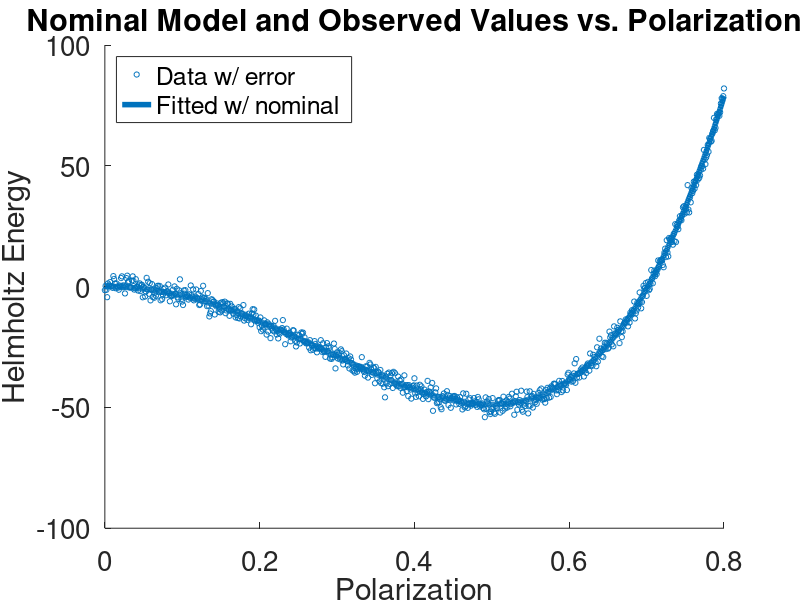

Recreate this plot in MATLAB. (Note: a time limit stopped this script after it produced the figure.)
%Project2 Main
clear; clc; close all
set(0,'defaultLineLineWidth',4,'defaultAxesFontSize',20);

%% Problem 1

%% Problem 2 
n=801;
alpha1=-389.4; alpha11=761.3; alpha111=61.5;
sigma=2.2; %sigma^2=4.84
 % Change for each case
interval2=linspace(0,.8,n);
epsilon=sigma*randn(1,n); 

psi=@(alpha,P) alpha(1)*P.^2+alpha(2)*P.^4+alpha(3)*P.^6;
P=.8; alpha0=[alpha1,alpha11,alpha111];
psifu=@(alpha) (psi(alpha0,P)+sigma*randn)-(alpha1*P.^2+alpha11*P.^4+alpha111*P.^6); 
[ALPHA,VALUE]=fminsearch(psifu,alpha0);

epsilon=sigma*randn(1,n); 
simulation=psi([alpha1 alpha11 alpha111],interval2)+randn(1,n)*sigma; % row vector

Rhat=simulation-psi(ALPHA,interval2);
varhat=(1/(n-3))*(Rhat)*(Rhat)';


figure('Renderer', 'painters', 'Position', [100 100 800 600])
hold on
scatter(interval2,simulation,15)
plot(interval2,psi(alpha0,interval2))
legend('Data w/ error','Fitted w/ nominal','Location','Northwest')
title('Nominal Model and Observed Values vs. Polarization')
xlabel('Polarization');ylabel('Helmholtz Energy')
hold off
saveas(gcf,'Figures/DataNominal.png')

% Part B
% Making design/data matrix
design1=interval2.^2'; design2=interval2.^4'; design3=interval2.^6';
design=[design1 design2 design3];

% Other design matrix using finite differences, for verification
% h=1e-6;
% psi1=(psi([alpha1+h,alpha11,alpha111],interval2)-psi(alpha0,interval2))/h;
% psi11=(psi([alpha1,alpha11+h,alpha111],interval2)-psi(alpha0,interval2))/h;
% psi111=(psi([alpha1,alpha11,alpha111+h],interval2)-psi(alpha0,interval2))/h;
% psidesign=[psi1; psi11; psi111]';
% design=psidesign;

% Solving for theta
thetaOLS=inv(design'*design)*design'*simulation';
psitheta=@(P) thetaOLS(1)*P.^2+thetaOLS(2)*P.^4+thetaOLS(3)*P.^6;
varianceOLS=(1/(n-3))*(simulation'-design*thetaOLS)'*(simulation'-design*thetaOLS);

% Formulating CI, not necessary but interesting
xtxinv=inv(design'*design);
confidence2=zeros(3,2);

for i=1:3
    t1=thetaOLS(i);
    t2=tcdf(.975,158)*sigma*sqrt(xtxinv(i,i));
    confidence2(i,:)=[t1-t2,t1+t2];
end

psilower=@(P) confidence2(1,1)*P.^2+confidence2(2,1)*P.^4+confidence2(3,1)*P.^6+epsilon;
psiupper=@(P) confidence2(1,2)*P.^2+confidence2(2,2)*P.^4+confidence2(3,2)*P.^6+epsilon;

% Plotting
figure('Renderer', 'painters', 'Position', [100 100 1050 550])
subplot(1,2,1)
hold on
scatter(interval2,simulation)
plot(interval2,psitheta(interval2))
legend('Observed Data','Fitted Model','Location','Northwest')
xlabel('Polarization');ylabel('Helmholtz Energy')
axis([0 .8 -inf inf])
hold off

subplot(1,2,2)
hold on
scatter(interval2,simulation-psitheta(interval2),'filled')
plot(interval2, ones(1,n)*-2*sqrt(varianceOLS),'r')
plot(interval2, ones(1,n)*2*sqrt(varianceOLS),'r')
axis([0 .8 -inf inf])
legend({'Residuals','2$\sigma$'},'Interpreter','Latex')
hold off
saveas(gcf,'Figures/FittedandResiduals.png')

%% Problem 3

%modelType='Generic SIR';

fid=fopen('TexOutputs.txt','wt');
%Load SIR data
for imodelType={'Generic SIR', 'Influenza'}
    modelType=imodelType{1};
    if strcmpi(modelType,'Generic SIR')
        D=load('SIR.txt');
        data.x=D(:,1);
        data.y=D(:,2);
        clear('D')
        inits=[1000-127.1233; 127.1233; 0];
        problem.x0 = [0.02; .15; .6];
        problem.lb=[0 0 0];
        %problem.ub=[100; 100; 100];
    elseif strcmpi(modelType,'Influenza')
        data.x=(0:13)';
        data.y=[3 6 25 73 222 294 258 237 191 125 69 27 11 4]';
        inits=[760; 3; 0];
        problem.x0 = [.002; 1e-5; .495];
        problem.lb=[0 0 0];
        %problem.ub=[1; 1e-5; 1];
    end
    %Set Optimization Settings for fmincon
    problem.Aineq=[];problem.bineq=[];problem.Aeq=[];problem.beq=[];
    problem.solver='fmincon';
    problem.options=optimoptions('fmincon');
    
    
    %Get Optimal Paramestimates
    [paramsOptimal,residualsOptimal,varEst,covEst] = LSQnonlin(...
        @(data,params)P3SIRoutput(data,params,inits,'infected'),data,problem);

    %Plot Model Outputs over time

    figure('Renderer', 'painters', 'Position', [100 100 700 550])
    yOptimal=P3SIRoutput(data.x,paramsOptimal,inits,'all');
    plot(data.x,data.y,LineSpec(3,'marker'))
    hold on
    for i=1:3
        plot(data.x,yOptimal(:,i),LineSpec(i,'line'))
    end
    legend('data', 'Susceptible','Infected','Recovered','Interpreter','Latex')
    xlabel('Time','Interpreter','Latex')
    ylabel('Number of Individuals','Interpreter','Latex')
    title({sprintf('%s Model Fit', modelType);...
        sprintf('$(\\gamma=%.2g, \\delta=%.2g, r=%.2g)$',paramsOptimal)},...
        'Interpreter','Latex')

    saveas(gcf,sprintf('Figures/%s_SIRrealization.png',modelType))


    figure('Renderer', 'painters', 'Position', [100 100 700 500])
    hold on
    plot(data.x,residualsOptimal,LineSpec(1,'marker'))
    plot(data.x,ones(length(data.x),1)*2*sqrt(varEst),LineSpec(2,'line'))
    plot(data.x,-ones(length(data.x),1)*2*sqrt(varEst),LineSpec(2,'line'))
    legend('Residuals','$2\sigma$','Interpreter','Latex')
    %axis([data.x(1) data.x(end) -max(abs(residualsOptimal)) max(abs(residualsOptimal))])
    xlabel('Time')
    ylabel('$y_i-\hat{y}_i$','Interpreter','Latex')
    title(sprintf('Residuals for %s model',modelType),'Interpreter','Latex')


    saveas(gcf,sprintf('Figures/%s_SIRresiduals.png',modelType))




    %Plot distributions and residuals
    figure('Renderer', 'painters', 'Position', [100 100 1050 450])
    %Get parameter distributions
    paramSigma=sqrt(diag(covEst));
    paramRanges=paramsOptimal+3*[-paramSigma paramSigma];
    distPoints=300;
    distRanges=NaN(3,distPoints);
    paramsPDF=NaN(3,distPoints);
    for i=1:3
        subplot(1,3,i)
        hold on
        distRanges(i,:)=linspace(paramRanges(i,1),paramRanges(i,2),distPoints);
        paramsPDF(i,:)=normpdf(distRanges(i,:),paramsOptimal(i),paramSigma(i));
        plot(distRanges(i,:),paramsPDF(i,:),LineSpec(i,'line'))
        %axis([min(distRanges(i,:)) max(distRanges(i,:)) 0 1.1*max(paramsPDF(i,:))])
        if i==1
            ylabel('pdf')
            xlabel('$\gamma$','Interpreter','Latex')
        elseif i==2
            title(sprintf('pdf''s of Parameters for %s model',modelType),'Interpreter','Latex')
            xlabel('$\delta$','Interpreter','Latex')
        else
            xlabel('r','Interpreter','Latex')
        end  
    end
    
    saveas(gcf,sprintf('Figures/%s_paramDists.png',modelType))

    
    %Write covariance to Latex
    fprintf(fid,'%s Covariance Matrix($\\sigma^2=%.4g$, rank=%i):\n %s\n',modelType,varEst,rank(covEst),latex(sym(covEst)));
    X=getJacobian(@(params)P3SIRoutput(data.x,params,inits,'infected'),paramsOptimal);
    fprintf(fid,'%s Sensitivity Matrix:\n %s\n',modelType,latex(sym(X)));
end
fclose(fid);
